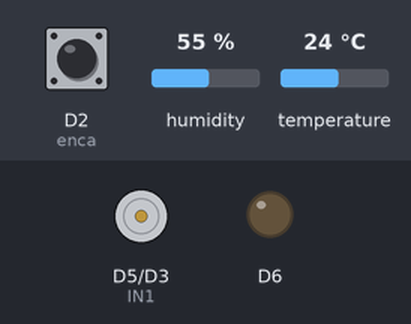
The sketch below on a simulated ESP8266 (NodeMCU). Shown: motor-driver pin pairs drawn as motors (green arrow = first pin HIGH = forward, orange = second pin HIGH = backward, longer = more drive), output pins drawn as LEDs (lit = HIGH). Inputs (shaded band) come from the test bench; at power-on: D2 (enca) HIGH, humidity 55 %, temperature 24 °C. WiFi joins after 1.5 s; servers stay silent unless stated; what the sketch prints to the serial monitor is not drawn.

Above: at 0.1 s.
At 1.6 s:
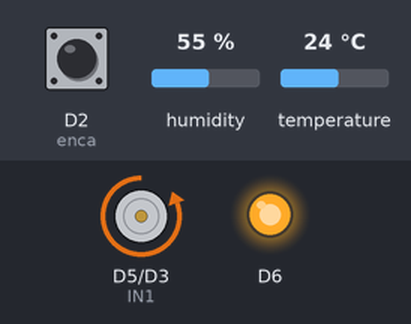
Timing chart, 0 to 3.1 s (numbered marks = the images above):
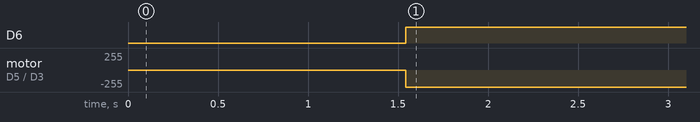

The sketch:

sketch_apr22a.ino
```cpp
//Includes :
#include <DHT.h>
#include <DHT_U.h>
//WebServer :
#include <ESP8266WiFi.h>
#include <WiFiClient.h>
#include <ESP8266WebServer.h>
#include <ESP8266mDNS.h>

//Definitions :
//For Motor :
#define enca D2
#define encb D1
#define IN2 D3
#define IN1 D5
const int PWMreal = 12;
volatile int POS = 0;
long prevT = 0;
float eprev = 0;
float eintegral = 0;

//For DHT22 And WebServer :
const int refresh = 3; //WebServers Refreshes for New Data Every 3 Seconds.
#define DHTPIN D4
#define DHTTYPE DHT22
DHT dht(DHTPIN , DHTTYPE); //Introducing The DHT
float tValue; //Short for Temperature Value

//Enabling ESP8266:
#ifndef SSIDWiFi
#define SSIDWiFi "dcl_pi3" //WiFi SSID
#define PSWWiFi "dcl_pi_3" //WiFi PassWord
#endif

//Enabling WebServer:
ESP8266WebServer server(80); //We Use HTTP Port = 80

//Sending Temprature To the WebServer;
void SetTemp(){
  String page = "<!DOCTYPE html>\n\n";
  page += "<meta http-equiv='refresh' content'";
  page += String(refresh); //Remember The Refresh We Described Earlier ??!!
  page += "'/>\n";
  page += "<html>\n";
  page += "<body>\n";
  page += "<p style=\"font-size:50px;\">Temperature<br/>\n";
  page += "<p style=\"color:red; font-size:50px;\">";
  page += String(tValue , 2); //2 : 2 Decimal Place
  page += "</p>\n";
  page += "</body>\n";
  page += "</html>\n";
server.send(200 , "text/html" , page);
}

//Reading From Encoder : Updating Position
void ICACHE_RAM_ATTR readEncoder(){
  int b = digitalRead(encb);
  if(b>0){
    POS++;
  }
  else{
    POS--;
  }
}

//Control The Motor
void SetMotor(int dir , int pwmVal , int pwm , int in1 , int in2){
  analogWrite(pwm , pwmVal);
  if(dir == 1){ //If dir = 1 Motor rotates one way
    digitalWrite(IN1 , HIGH);
    digitalWrite(IN2 , LOW);

  }
  else if(dir == -1){ // and if dir = -1 Motor rotates another way
    digitalWrite(IN1 , LOW);
    digitalWrite(IN2 , HIGH);
  }
  else{ //if dir is 0 Motor doesn't rotate (IN1 and IN2 could both be high for this purpose)
    digitalWrite(IN1 , LOW);
    digitalWrite(IN2 , LOW);
  }
}

//Main Setup
void setup(){
  //Setting Baud Rate
  Serial.begin(9600);
  //Updating Position:
  ICACHE_RAM_ATTR;
  attachInterrupt(digitalPinToInterrupt(enca) , readEncoder , RISING);
  //DHT : Enabling DHT
  dht.begin();
  //Enabling WiFi:
  WiFi.mode(WIFI_STA); //Wifi Station
  WiFi.begin(SSIDWiFi ,PSWWiFi);
  //Pin Modes:
  pinMode(enca , INPUT);
  pinMode(encb , INPUT);
  pinMode(IN2 , OUTPUT);
  pinMode(IN1 , OUTPUT);

  //Wait For Connection :
  while(WiFi.status() != WL_CONNECTED){
    delay(500);
    Serial.print(".");
  }
  Serial.println("");
  Serial.print("Connected To : ");
  Serial.println(SSIDWiFi);
  Serial.print("IP Address : ");
  Serial.println(WiFi.localIP());
  //Enabling MDNS:
  if(MDNS.begin("RezaProject")){
    Serial.println("MDNS responder Started");
  }

  server.on("/" , SetTemp);
  server.begin();
  Serial.println("HTTP Server Started");


}


void loop(){
  server.handleClient();
  MDNS.update();
  float c = dht.readTemperature();
  float h = dht.readHumidity();
  tValue = c;
  //Serial.print("Temprature is : ");
  //Serial.println(c);
  //delay(300);

  //Set a Target :
  int target = 1200;

  //Set PID Variables:
  float kp = 1;
  float kd = 0;
  float ki = 0;

  long currT = micros();

  float deltaT = (float)(currT - prevT)/1.0e6;
  prevT = currT;

  int e = POS - target;

  float dedt = (e-eprev)/(deltaT);


 eintegral = eintegral + e*deltaT;

 //float u = target;
  float u = kp*e + kd*dedt + ki*eintegral;

 float pwr = fabs(u);
 if(pwr >255){
  pwr = 255;
 }

 int dir = 1;
 if(u<0){
  dir = -1;
 }

 SetMotor(dir,pwr,PWMreal,IN1,IN2);

 eprev = e;

 Serial.print(target);
 Serial.print(" ");
 Serial.print(POS);
 Serial.print(" ");
 Serial.print(pwr);
 Serial.println();


}
```

Measured:
- by itself, D6: LOW → HIGH at 1.5 s
- by itself, motor on D5 (IN1) / D3 (IN2): stopped → backward 255/255 at 1.5 s
